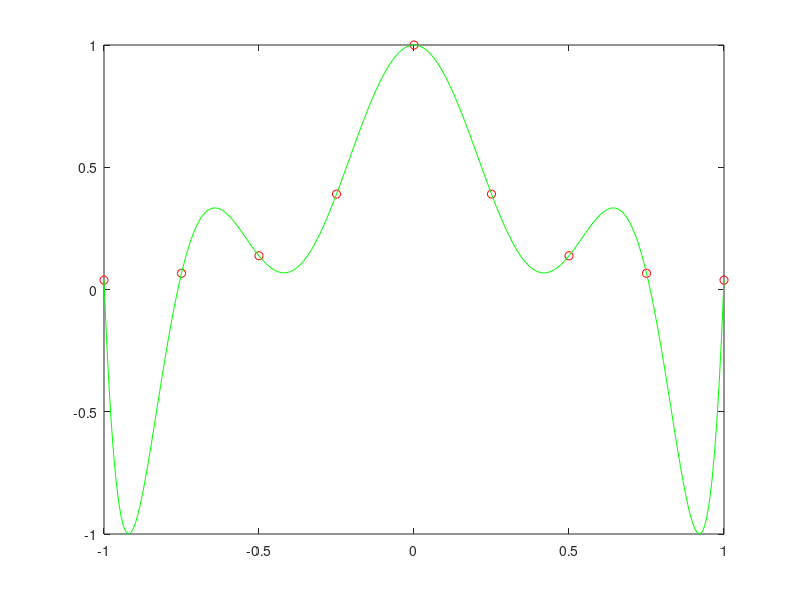

This chart was generated by the following MATLAB code:
% xp = input('Enter x value to interpolate at: '); %%define the value of x to interpolate at

xp = -1:.25:1;
yp = 1./(1+25*xp.^2);
plot(xp,yp, 'o', 'Color','r');
hold on;
n = length(xp);
p = zeros(1,n);

xx = -1:1/128:1;
m = length(xx);
yy = zeros(1,m);

for k=1:m
x = xx(k)
sm = 0;
  for r = 1:n
    p(r) = 1;
    for j = 1 : n
        if abs(r-j)>0  
            p(r) = p(r) * (x-xp(j))/(xp(r) - xp(j));
        end
    end
    sm = sm + yp(r) * p(r);
  end
yy(k) = sm;
end
plot(xx,yy, 'g')
